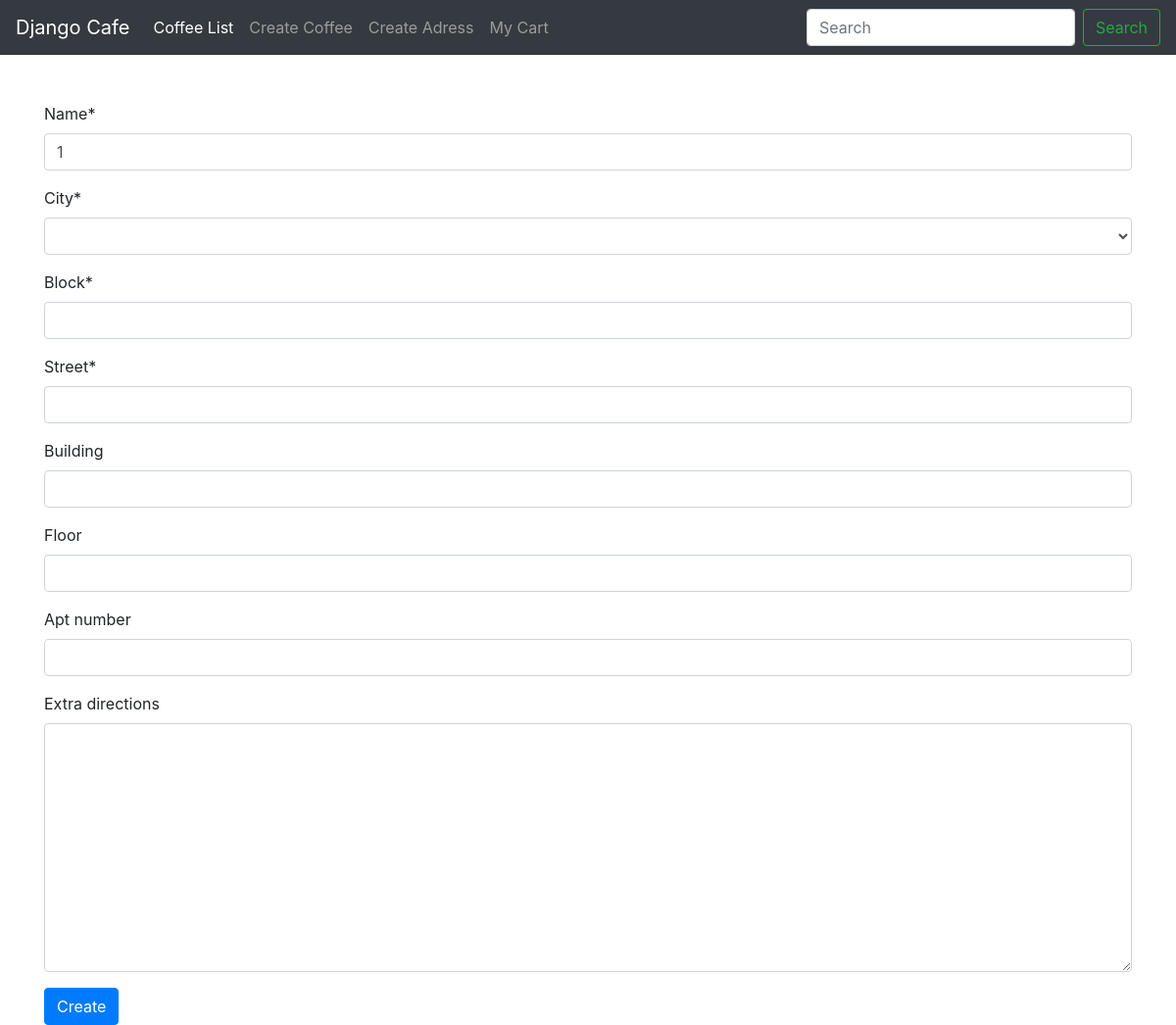
/coffee/adress/, run on an earlier commit of the app's database.
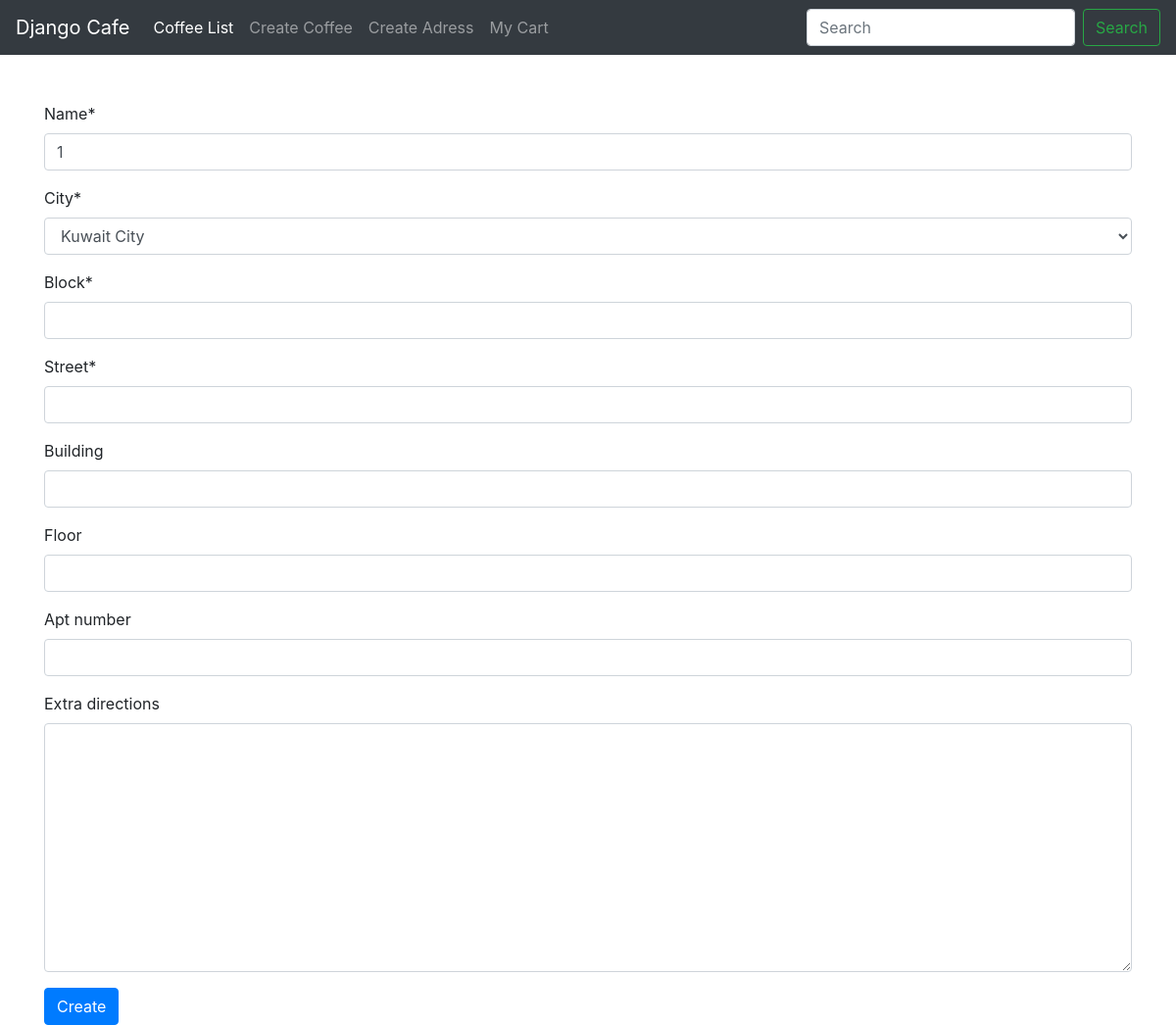
And on a later commit of the database.
### coffee/models.py (models this page shows)
class City(models.Model):
	name = models.CharField(max_length=20)
	def __str__(self):
		return self.name

### coffee/views.py (the view)
def adress_create(request):
	form = AdressForm(request.POST or None)
	if form.is_valid():
		adress = form.save(commit=False)
		adress.user = request.user
		adress.save()
		messages.success(request, "Successfully Created!")
		return redirect("coffee:adressselect")
	context = {
	"title": "Adress",
	"form": form,
	}
	return render(request, 'adress_create.html', context)

### coffee/forms.py
class AdressForm(forms.ModelForm):
	class Meta:
		model = Adress
		fields = '__all__'
		exclude = ['user']

### coffee/templates/adress_create.html (shortened to what this page needs)
{% extends "base.html" %}
{% load crispy_forms_tags %}
{% block content %}
	<form action="{% url 'coffee:adress' %}" method="POST">
		{{form|crispy}}
		<input class = "btn btn-primary" type="submit" value="Create">
	</form>
{% endblock content %}

What changed in the data, as far as the page shows it:
added City: name "1"
Also different on the page:
form field city: (not shown) → "Kuwait City"
form field name: "1" → (not shown)
